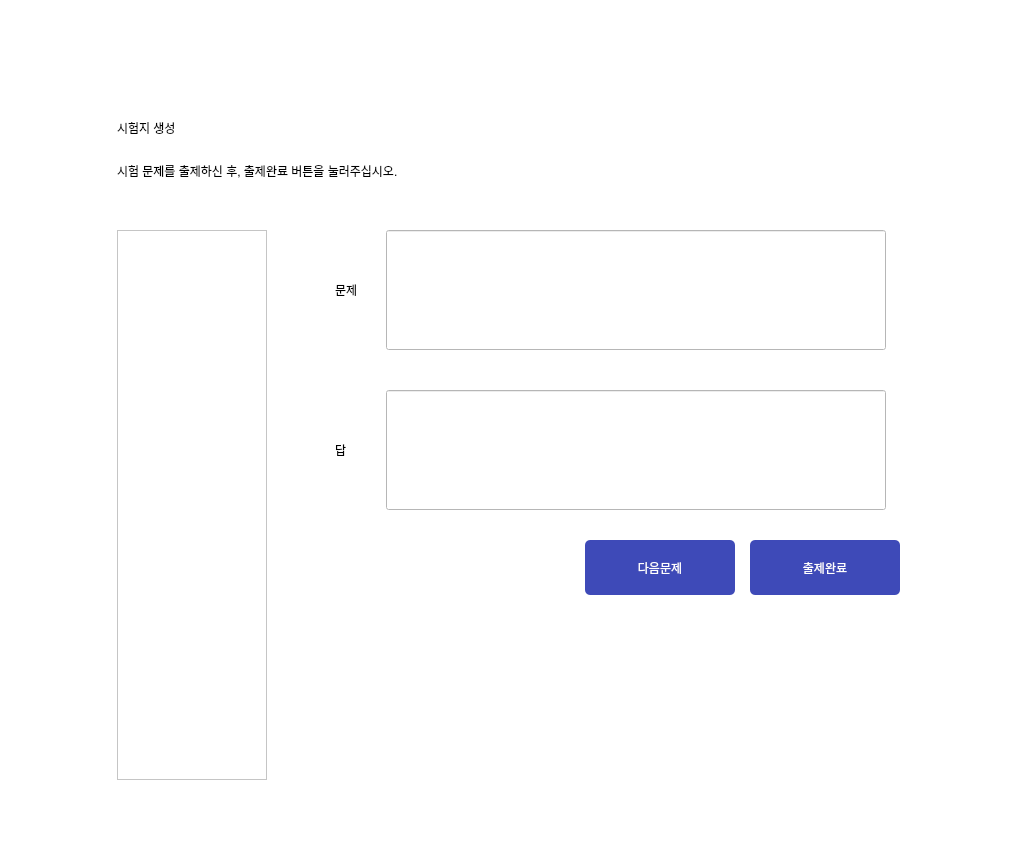
<?xml version="1.0" encoding="UTF-8"?>
<ui version="4.0">
 <class>Dialog</class>
 <widget class="QDialog" name="Dialog">
  <property name="geometry">
   <rect>
    <x>0</x>
    <y>0</y>
    <width>1017</width>
    <height>860</height>
   </rect>
  </property>
  <property name="windowTitle">
   <string>Dialog</string>
  </property>
  <property name="styleSheet">
   <string notr="true">background-color: rgb(255, 255, 255);</string>
  </property>
  <layout class="QGridLayout" name="gridLayout_4">
   <property name="verticalSpacing">
    <number>40</number>
   </property>
   <item row="0" column="1">
    <spacer name="verticalSpacer_2">
     <property name="orientation">
      <enum>Qt::Vertical</enum>
     </property>
     <property name="sizeHint" stdset="0">
      <size>
       <width>20</width>
       <height>36</height>
      </size>
     </property>
    </spacer>
   </item>
   <item row="1" column="1">
    <layout class="QVBoxLayout" name="verticalLayout">
     <property name="spacing">
      <number>25</number>
     </property>
     <property name="bottomMargin">
      <number>10</number>
     </property>
     <item>
      <widget class="QLabel" name="label_pic">
       <property name="text">
        <string/>
       </property>
      </widget>
     </item>
     <item>
      <widget class="QLabel" name="label_4">
       <property name="styleSheet">
        <string notr="true">font: 57 30pt &quot;에스코어 드림 5 Medium&quot;;</string>
       </property>
       <property name="text">
        <string>시험지 생성</string>
       </property>
      </widget>
     </item>
     <item>
      <widget class="QLabel" name="label_5">
       <property name="styleSheet">
        <string notr="true">font: 12 11pt &quot;에스코어 드림 4 Regular&quot;;</string>
       </property>
       <property name="text">
        <string>시험 문제를 출제하신 후, 출제완료 버튼을 눌러주십시오.</string>
       </property>
      </widget>
     </item>
    </layout>
   </item>
   <item row="2" column="0">
    <spacer name="horizontalSpacer_2">
     <property name="orientation">
      <enum>Qt::Horizontal</enum>
     </property>
     <property name="sizeHint" stdset="0">
      <size>
       <width>83</width>
       <height>20</height>
      </size>
     </property>
    </spacer>
   </item>
   <item row="2" column="1">
    <layout class="QGridLayout" name="gridLayout_3">
     <property name="horizontalSpacing">
      <number>55</number>
     </property>
     <item row="0" column="0" rowspan="2">
      <widget class="QScrollArea" name="preview">
       <property name="sizePolicy">
        <sizepolicy hsizetype="Fixed" vsizetype="Fixed">
         <horstretch>0</horstretch>
         <verstretch>0</verstretch>
        </sizepolicy>
       </property>
       <property name="minimumSize">
        <size>
         <width>150</width>
         <height>550</height>
        </size>
       </property>
       <property name="widgetResizable">
        <bool>true</bool>
       </property>
       <widget class="QWidget" name="scrollAreaWidgetContents">
        <property name="geometry">
         <rect>
          <x>0</x>
          <y>0</y>
          <width>148</width>
          <height>548</height>
         </rect>
        </property>
        <widget class="QListWidget" name="listWidget">
         <property name="geometry">
          <rect>
           <x>0</x>
           <y>0</y>
           <width>150</width>
           <height>700</height>
          </rect>
         </property>
         <property name="sizePolicy">
          <sizepolicy hsizetype="Fixed" vsizetype="Fixed">
           <horstretch>0</horstretch>
           <verstretch>0</verstretch>
          </sizepolicy>
         </property>
         <property name="minimumSize">
          <size>
           <width>150</width>
           <height>550</height>
          </size>
         </property>
         <property name="styleSheet">
          <string notr="true">border:0px;
</string>
         </property>
        </widget>
       </widget>
      </widget>
     </item>
     <item row="0" column="1">
      <layout class="QGridLayout" name="gridLayout_2">
       <property name="horizontalSpacing">
        <number>15</number>
       </property>
       <property name="verticalSpacing">
        <number>30</number>
       </property>
       <item row="0" column="0" colspan="3">
        <layout class="QGridLayout" name="gridLayout">
         <property name="horizontalSpacing">
          <number>15</number>
         </property>
         <property name="verticalSpacing">
          <number>40</number>
         </property>
         <item row="0" column="0">
          <widget class="QLabel" name="label">
           <property name="sizePolicy">
            <sizepolicy hsizetype="Fixed" vsizetype="Fixed">
             <horstretch>0</horstretch>
             <verstretch>0</verstretch>
            </sizepolicy>
           </property>
           <property name="styleSheet">
            <string notr="true">font: 57 20pt &quot;에스코어 드림 5 Medium&quot;;</string>
           </property>
           <property name="text">
            <string>문제</string>
           </property>
          </widget>
         </item>
         <item row="0" column="1">
          <widget class="QLineEdit" name="question_Edit">
           <property name="sizePolicy">
            <sizepolicy hsizetype="Fixed" vsizetype="Fixed">
             <horstretch>0</horstretch>
             <verstretch>0</verstretch>
            </sizepolicy>
           </property>
           <property name="minimumSize">
            <size>
             <width>500</width>
             <height>120</height>
            </size>
           </property>
           <property name="styleSheet">
            <string notr="true">font: 12 12pt &quot;에스코어 드림 4 Regular&quot;;</string>
           </property>
           <property name="text">
            <string/>
           </property>
          </widget>
         </item>
         <item row="1" column="0">
          <widget class="QLabel" name="label_2">
           <property name="sizePolicy">
            <sizepolicy hsizetype="Fixed" vsizetype="Fixed">
             <horstretch>0</horstretch>
             <verstretch>0</verstretch>
            </sizepolicy>
           </property>
           <property name="styleSheet">
            <string notr="true">font: 57 20pt &quot;에스코어 드림 5 Medium&quot;;</string>
           </property>
           <property name="text">
            <string>답</string>
           </property>
          </widget>
         </item>
         <item row="1" column="1">
          <widget class="QLineEdit" name="answer_Edit">
           <property name="sizePolicy">
            <sizepolicy hsizetype="Fixed" vsizetype="Fixed">
             <horstretch>0</horstretch>
             <verstretch>0</verstretch>
            </sizepolicy>
           </property>
           <property name="minimumSize">
            <size>
             <width>500</width>
             <height>120</height>
            </size>
           </property>
           <property name="styleSheet">
            <string notr="true">font: 12 12pt &quot;에스코어 드림 4 Regular&quot;;</string>
           </property>
          </widget>
         </item>
        </layout>
       </item>
       <item row="1" column="0">
        <spacer name="horizontalSpacer">
         <property name="orientation">
          <enum>Qt::Horizontal</enum>
         </property>
         <property name="sizeHint" stdset="0">
          <size>
           <width>148</width>
           <height>52</height>
          </size>
         </property>
        </spacer>
       </item>
       <item row="1" column="1">
        <widget class="QPushButton" name="next_btn">
         <property name="sizePolicy">
          <sizepolicy hsizetype="Fixed" vsizetype="Fixed">
           <horstretch>0</horstretch>
           <verstretch>0</verstretch>
          </sizepolicy>
         </property>
         <property name="minimumSize">
          <size>
           <width>150</width>
           <height>55</height>
          </size>
         </property>
         <property name="maximumSize">
          <size>
           <width>150</width>
           <height>55</height>
          </size>
         </property>
         <property name="styleSheet">
          <string notr="true">background-color: rgb(62, 74, 184);
border-radius: 5px;

font: 57 15pt &quot;에스코어 드림 5 Medium&quot;;
color: rgb(255, 255, 255);</string>
         </property>
         <property name="text">
          <string>다음문제</string>
         </property>
        </widget>
       </item>
       <item row="1" column="2">
        <widget class="QPushButton" name="done_btn">
         <property name="sizePolicy">
          <sizepolicy hsizetype="Fixed" vsizetype="Fixed">
           <horstretch>0</horstretch>
           <verstretch>0</verstretch>
          </sizepolicy>
         </property>
         <property name="minimumSize">
          <size>
           <width>150</width>
           <height>55</height>
          </size>
         </property>
         <property name="maximumSize">
          <size>
           <width>150</width>
           <height>55</height>
          </size>
         </property>
         <property name="styleSheet">
          <string notr="true">background-color: rgb(62, 74, 184);
border-radius: 5px;

font: 57 15pt &quot;에스코어 드림 5 Medium&quot;;
color: rgb(255, 255, 255);</string>
         </property>
         <property name="text">
          <string>출제완료</string>
         </property>
        </widget>
       </item>
      </layout>
     </item>
     <item row="1" column="1">
      <spacer name="verticalSpacer">
       <property name="orientation">
        <enum>Qt::Vertical</enum>
       </property>
       <property name="sizeHint" stdset="0">
        <size>
         <width>578</width>
         <height>98</height>
        </size>
       </property>
      </spacer>
     </item>
    </layout>
   </item>
   <item row="2" column="2">
    <spacer name="horizontalSpacer_3">
     <property name="orientation">
      <enum>Qt::Horizontal</enum>
     </property>
     <property name="sizeHint" stdset="0">
      <size>
       <width>82</width>
       <height>20</height>
      </size>
     </property>
    </spacer>
   </item>
   <item row="3" column="1">
    <spacer name="verticalSpacer_3">
     <property name="orientation">
      <enum>Qt::Vertical</enum>
     </property>
     <property name="sizeHint" stdset="0">
      <size>
       <width>20</width>
       <height>36</height>
      </size>
     </property>
    </spacer>
   </item>
  </layout>
 </widget>
 <resources/>
 <connections/>
</ui>
